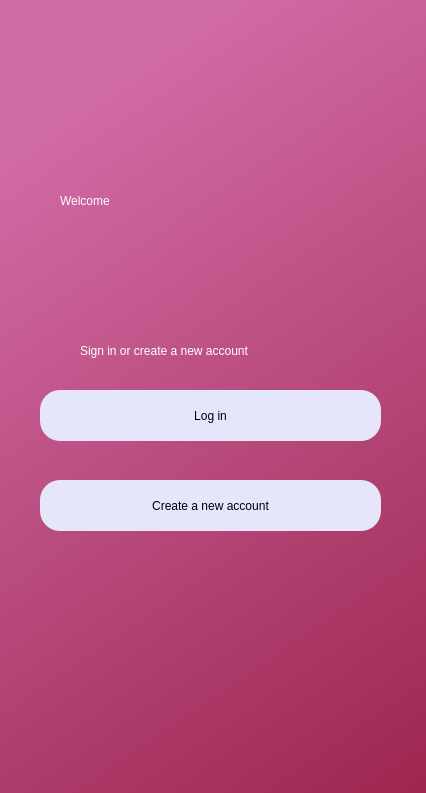
<?xml version="1.0" encoding="UTF-8"?>
<ui version="4.0">
 <class>Dialog</class>
 <widget class="QDialog" name="Dialog">
  <property name="geometry">
   <rect>
    <x>0</x>
    <y>0</y>
    <width>426</width>
    <height>793</height>
   </rect>
  </property>
  <property name="minimumSize">
   <size>
    <width>426</width>
    <height>793</height>
   </size>
  </property>
  <property name="maximumSize">
   <size>
    <width>426</width>
    <height>793</height>
   </size>
  </property>
  <property name="windowTitle">
   <string>Dialog</string>
  </property>
  <widget class="QWidget" name="bgwidget" native="true">
   <property name="geometry">
    <rect>
     <x>0</x>
     <y>0</y>
     <width>1201</width>
     <height>801</height>
    </rect>
   </property>
   <property name="minimumSize">
    <size>
     <width>1201</width>
     <height>801</height>
    </size>
   </property>
   <property name="maximumSize">
    <size>
     <width>1201</width>
     <height>801</height>
    </size>
   </property>
   <property name="styleSheet">
    <string notr="true">QWidget#bgwidget{
background-color:qlineargradient(spread:pad, x1:0.091, y1:0.101636, x2:0.991379, y2:0.977, stop:0 rgba(209, 107, 165, 255), stop:1 rgba(128, 0, 32, 255));}</string>
   </property>
   <widget class="QLabel" name="label">
    <property name="geometry">
     <rect>
      <x>60</x>
      <y>170</y>
      <width>321</width>
      <height>61</height>
     </rect>
    </property>
    <property name="styleSheet">
     <string notr="true">font: 72pt &quot;MS Shell Dlg 2&quot;; color:rgb(255, 255, 255)</string>
    </property>
    <property name="text">
     <string>Welcome</string>
    </property>
   </widget>
   <widget class="QLabel" name="label_2">
    <property name="geometry">
     <rect>
      <x>80</x>
      <y>330</y>
      <width>251</width>
      <height>41</height>
     </rect>
    </property>
    <property name="styleSheet">
     <string notr="true">font: 16pt &quot;MS Shell Dlg 2&quot;;color:rgb(255, 255, 255)</string>
    </property>
    <property name="text">
     <string>Sign in or create a new account</string>
    </property>
   </widget>
   <widget class="QPushButton" name="login">
    <property name="geometry">
     <rect>
      <x>40</x>
      <y>390</y>
      <width>341</width>
      <height>51</height>
     </rect>
    </property>
    <property name="styleSheet">
     <string notr="true">border-radius:20px;
background-color: rgb(230, 230, 250);
font: 14pt &quot;MS Shell Dlg 2&quot;;</string>
    </property>
    <property name="text">
     <string>Log in</string>
    </property>
   </widget>
   <widget class="QPushButton" name="create">
    <property name="geometry">
     <rect>
      <x>40</x>
      <y>480</y>
      <width>341</width>
      <height>51</height>
     </rect>
    </property>
    <property name="styleSheet">
     <string notr="true">border-radius:20px;
background-color: rgb(230, 230, 250);
font: 14pt &quot;MS Shell Dlg 2&quot;;</string>
    </property>
    <property name="text">
     <string>Create a new account</string>
    </property>
   </widget>
  </widget>
 </widget>
 <resources/>
 <connections/>
</ui>
